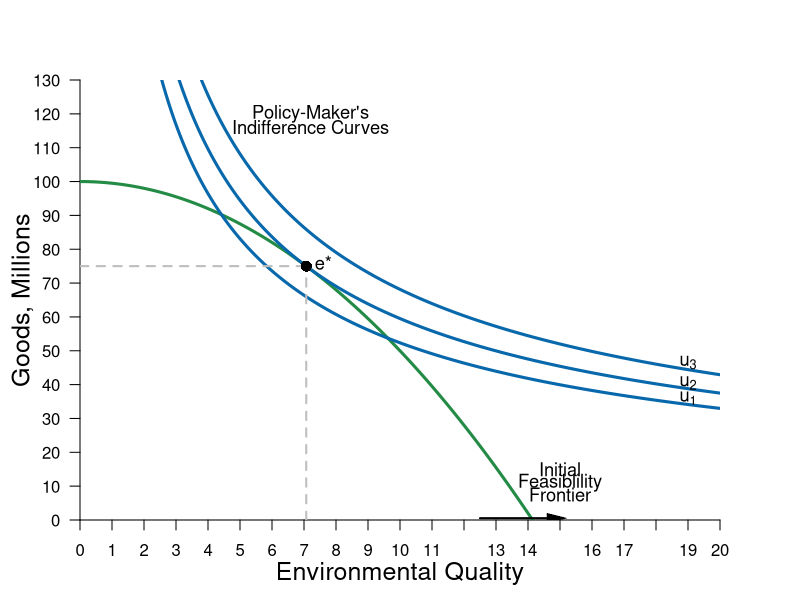

The R script that drew this image:
#Graph Designer: Simon Halliday
#Authors: Bowles, Foley and Halliday
#Title: Coordination, Conflict and Competition: A Text in Microeconomics

library(shape)
pdf(file = "/Users/rileyboeth/Library/Mobile Documents/com~apple~CloudDocs/bfh textbook - backup/figure3_11.pdf", width = 8, height = 8)

#Set parameters for graphics
axislabelsize <- 1.5
labelsize <- 1.1
graphlinewidth <- 3
segmentlinewidth <- 2

COL <- c("#7fc97f", "#beaed4", "#fdc086", "#ffff99", "#386cb0", "#f0027f", "#bf5b17", "#666666")
COLA <- c("#e0f3db", "#99d8c9","#66c2a4","#41ae76", "#238b45", "#005824")
COLB <- c("#4eb3d3", "#2b8cbe", "#0868ac","#084081")

#Edited the margins to cater for the larger LHS labels
par(mar =  c(4, 4, 4, 4))

#Change to feasibility frontier equation

ppf <- function(x, y) {
  100-((x^2)/2)
}

#change alpha to .4

uFn <- function(x, y, alpha = 0.4){
  (x^alpha)*(y^(1-alpha))
}

#Add limits on axes and levels of utility for each indifference curve

ylims <- c(0, 130)
xlims <- c(0, 20)

npts <- 501 
x <- seq(xlims[1], xlims[2], length.out = npts)
y <- seq(ylims[1], ylims[2], length.out = npts) 

#Set utility levels for all three indifference curves
a <- c(27, 29.16, 31.626) #alpha = 0.4

plot(0, 0, xlim = xlims, ylim = ylims, type = "n",
     xlab = expression(paste("")),
     ylab = expression(paste("")), 
     xaxt = "n", 
     yaxt = "n", 
     cex.lab = axislabelsize, 
     bty = "n", 
     xaxs="i", 
     yaxs="i"
)

#X and Y limits and ticks
ticksx <- seq(from = 0, to = xlims[2], by = 1)
xlabels <- seq(from = 0, to = xlims[2], by = 1)
ticksy <- seq(from = 0, to = ylims[2], by = 10)
ylabels <- seq(from = 0, to = ylims[2], by = 10)

axis(1, at = ticksx, pos = 0, labels = xlabels)
axis(2, at = ticksy, pos = 0, labels = ylabels, las = 1)

npts <- 500 
xx1 <- seq(xlims[1], xlims[2], length.out = npts)
xx2 <- seq(0, xlims[2], length.out = npts)
xx3 <- seq(xlims[1], 0, length.out = npts)
xx4 <- seq(-11, 0, length.out = npts)

#Draw the graphs
lines(xx1, ppf(xx1, y), col = COLA[5], lwd = graphlinewidth)

#Label the feasible frontier
text(15, 15, expression("Initial"), cex = labelsize)
text(15, 11, expression("Feasiblility"), cex = labelsize)
text(15, 7.5, expression("Frontier"), cex = labelsize)
Arrows(12.5, 0.53, 14.9, 0.53, col = "black", lty = 1, lwd = 2, arr.type = "triangle", arr.lwd = 0.5)

contour(x, y, 
        outer(x, y, uFn),
        drawlabels = FALSE,
        col = COLB[3],
        lwd = graphlinewidth,
        levels = a, 
        xaxs="i", 
        yaxs="i", 
        add = TRUE)

#Axis labels
mtext(expression(paste("Environmental Quality")), side = 1, line = 2.5, cex = axislabelsize)
text(-1.8, 0.5*ylims[2], expression(paste("Goods, Millions")), xpd = TRUE, cex = axislabelsize, srt = 90) 

#Label the indifference curves generally
text(7.2,120, expression("Policy-Maker's"), cex = labelsize)
text(7.2,116, expression("Indifference Curves"), cex = labelsize)

#Label the indifference curves and place labels properly
text(19, 36, expression(u[1]), cex = labelsize)
text(19, 40.5, expression(u[2]), cex = labelsize)
text(19, 46.5, expression(u[3]), cex = labelsize)

#Annotate max u point on feasibility frontier
text(7.6, ppf(7.07)+1, expression(paste("e*")), cex = labelsize)
segments(7.07, 0, 7.07, ppf(x = 7.07), lty = 2, col = "gray", lwd = segmentlinewidth)
segments(0, ppf(x = 7.07), 7.07, ppf(x = 7.07), lty = 2, col = "gray", lwd = segmentlinewidth)
points(7.07, ppf(x = 7.07), pch = 16, col = "black", cex = 1.5)




dev.off()
